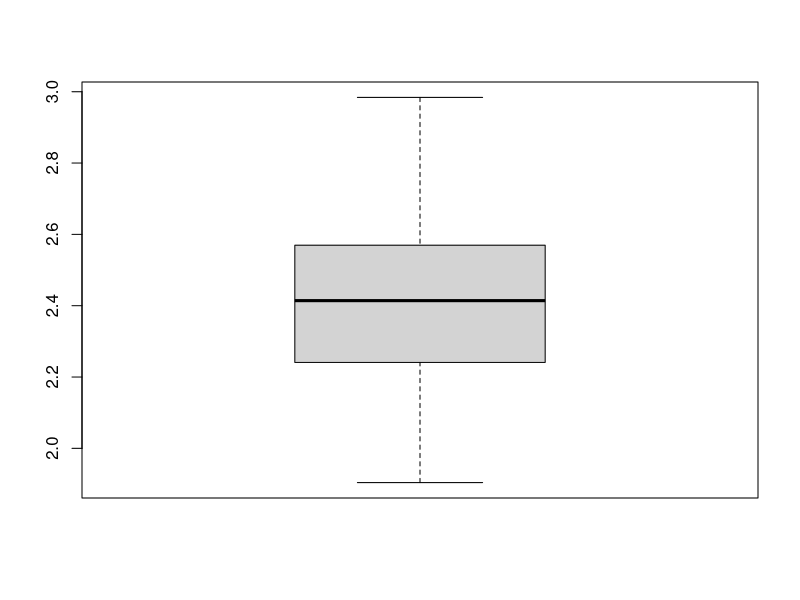
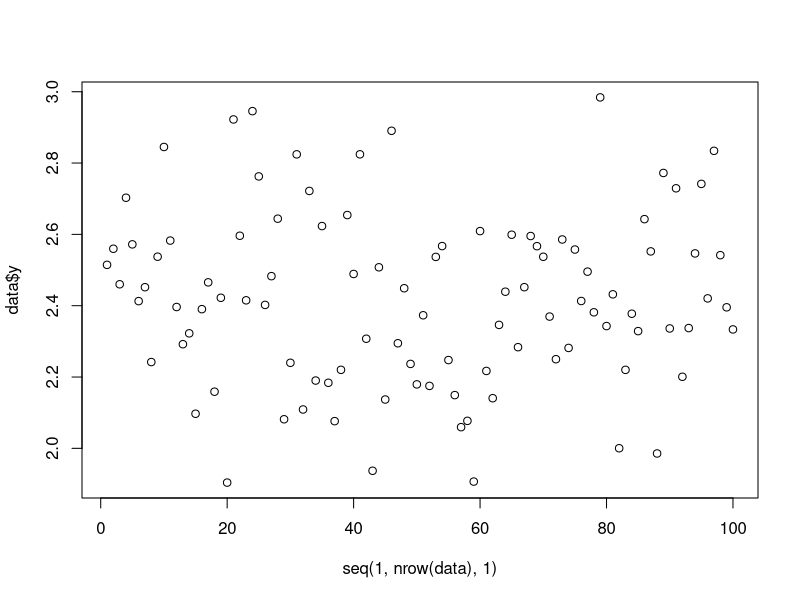
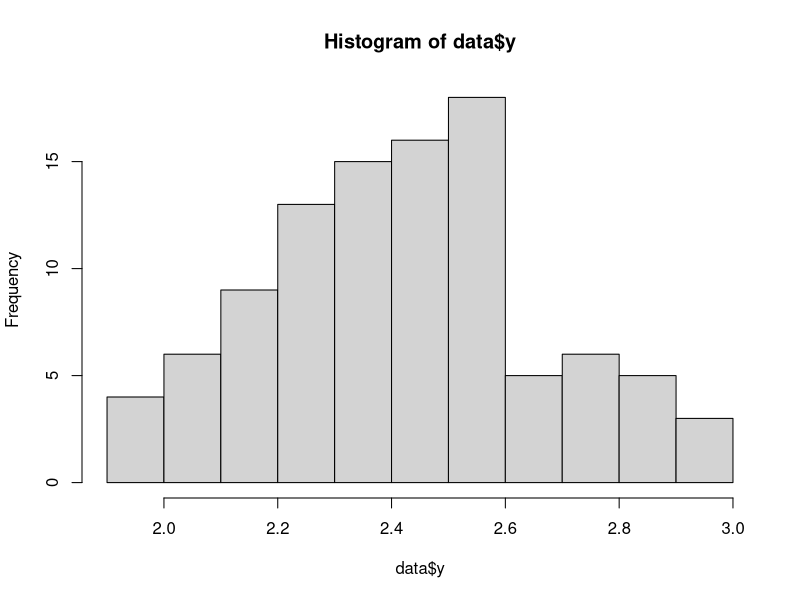
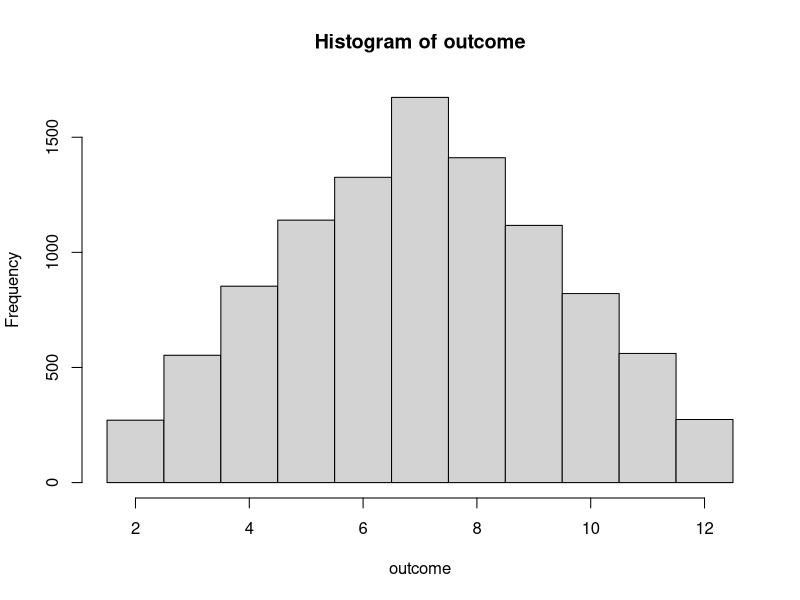
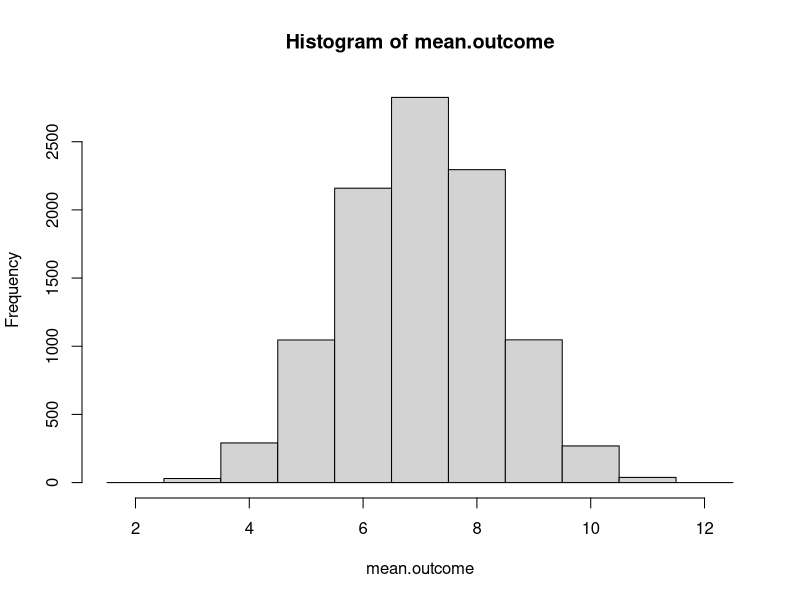
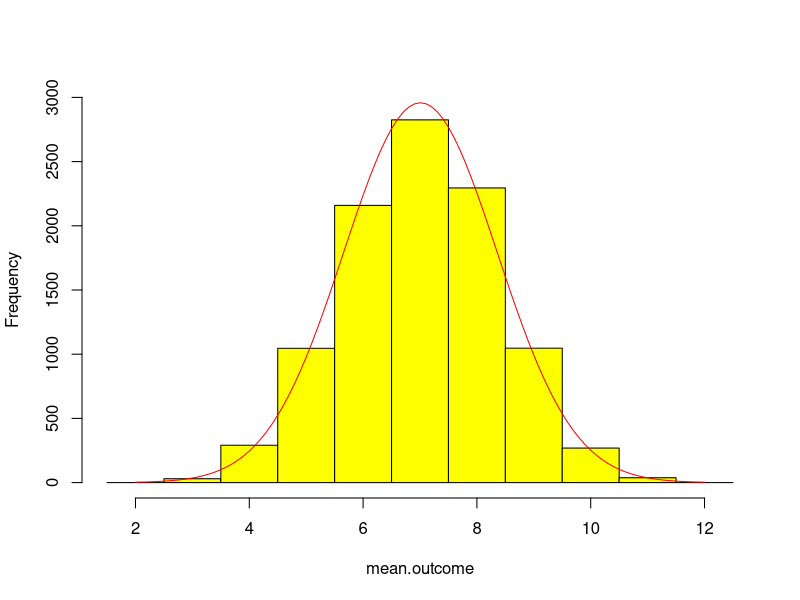

Recreate these plots in R, in order.
# Chapter 06 - Single Samples
data <- read.csv("./data/example.csv")
names(data)
summary(data)

boxplot(data)
plot(seq(1,nrow(data),1), data$y)
hist(data$y)

# the normal distribution
score <- 2:12
ways <- c(1,2,3,4,5,6,5,4,3,2,1)
game <- rep(score, ways)

# play the game 10,000 times and plot the score
outcome <- numeric(10000)
for (i in 1:10000) outcome[i] <- sample(game, 1)
hist(outcome, breaks = 1.5:12.5)
mean(outcome)

mean.outcome <- numeric(10000)
for (i in 1:10000) mean.outcome[i] <- mean(sample(game, 3))
hist(mean.outcome, breaks = 1.5:12.5)

# overlay the density function
xv <- seq(2,12,0.1)
yv <- 10000 * dnorm(xv, mean(mean.outcome), sd(mean.outcome))
hist(mean.outcome, breaks = (1.5:12.5), ylim = c(0,3000), col = "yellow", main = "")
lines(xv,yv,col="red")
